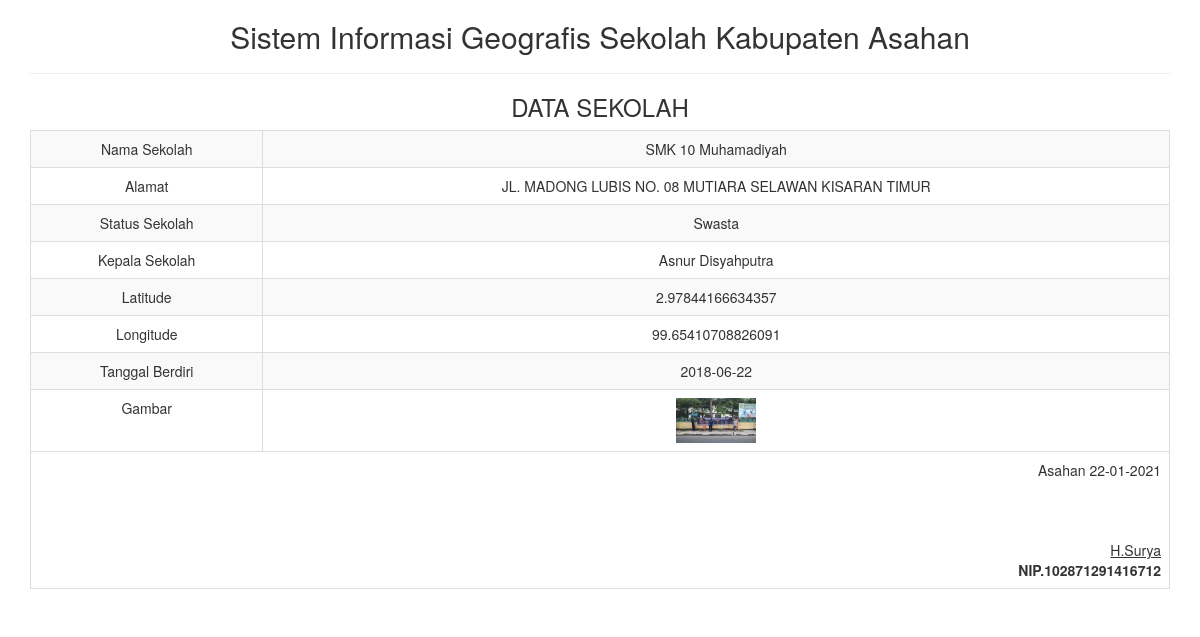
/report/sekolah_satu.php?id=24, run on the app's committed database.
### tables this page shows
CREATE TABLE `tbl_sekolah` (
  `id_sekolah` int(11) NOT NULL,
  `nama_sekolah` varchar(255) DEFAULT NULL,
  `alamat` varchar(255) DEFAULT NULL,
  `status_sekolah` varchar(255) DEFAULT NULL,
  `kepala_sekolah` varchar(255) DEFAULT NULL,
  `latitude` varchar(255) DEFAULT NULL,
  `longitude` varchar(255) DEFAULT NULL,
  `tgl_berdiri` date DEFAULT NULL,
  `gambar` text
);

### report/sekolah_satu.php (the view, shortened to what this page needs)
<!DOCTYPE html>
<html>
    <head>
        <link href="../Assets/css/bootstrap.min.css" rel="stylesheet" type="text/css"/>
    </head>
    <body onload="print()">
        <?php
        include '../config/koneksi.php';
        $sql = "SELECT * FROM tbl_sekolah WHERE id_sekolah='" . $_GET ['id'] . "'";
        $query = mysqli_query($koneksi, $sql) or die("SQL Detail error");
        $data = mysqli_fetch_array($query);
        ?>
        <div class="container">
            <div class='row'>
                <div class="col-sm-12">
                    <div class="text-center">
                    <h2>Sistem Informasi Geografis Sekolah Kabupaten Asahan </h2>
                        <hr>
                        <h3>DATA SEKOLAH</h3>
                        <table class="table table-bordered table-striped table-hover">
                            <tbody>
								<tr>
                                    <td>Nama Sekolah</td> <td><?= $data['nama_sekolah'] ?></td>
                                </tr>
                                <tr>
                                    <td>Alamat</td> <td><?= $data['alamat'] ?></td>
                                </tr>
                                <tr>
                                    <td>Status Sekolah</td> <td><?= $data['status_sekolah'] ?> </td>
                                </tr>
                                <tr>
                                    <td>Kepala Sekolah</td> <td><?= $data['kepala_sekolah'] ?></td>
                                </tr>
								<tr>
                                    <td>Latitude</td> <td><?= $data['latitude'] ?></td>
                                </tr>
								<tr>
                                    <td>Longitude</td> <td><?= $data['longitude'] ?></td>
                                </tr>
								<tr>
                                    <td>Tanggal Berdiri</td> <td><?= $data['tgl_berdiri'] ?></td>
                                </tr>
                                <tr>
                                    <td>Gambar</td> <td><?="<img src='../img/".$data['gambar']."' style='width:80px;'>"?></td>
                                </tr>
                            </tbody>
                            <tfoot>
                                <tr>
                                <td colspan="9" class="text-right">
                                        Asahan  <?= date("d-m-Y") ?>
                                        <br><br><br><br>
                                        <u>H.Surya <strong></u><br>
                                        NIP.102871291416712
									</td>
								</tr>
							</tfoot>
                        </table>
                    </div>
                </div>
            </div>
    </body>
</html>

### data on the page
tbl_sekolah: nama_sekolah "SMK 10 Muhamadiyah", alamat "JL. MADONG LUBIS NO. 08 MUTIARA SELAWAN KISARAN TIMUR", status_sekolah "Swasta", kepala_sekolah "Asnur Disyahputra", latitude "2.97844166634357", longitude "99.65410708826091", tgl_berdiri "2018-06-22", gambar (picture)
